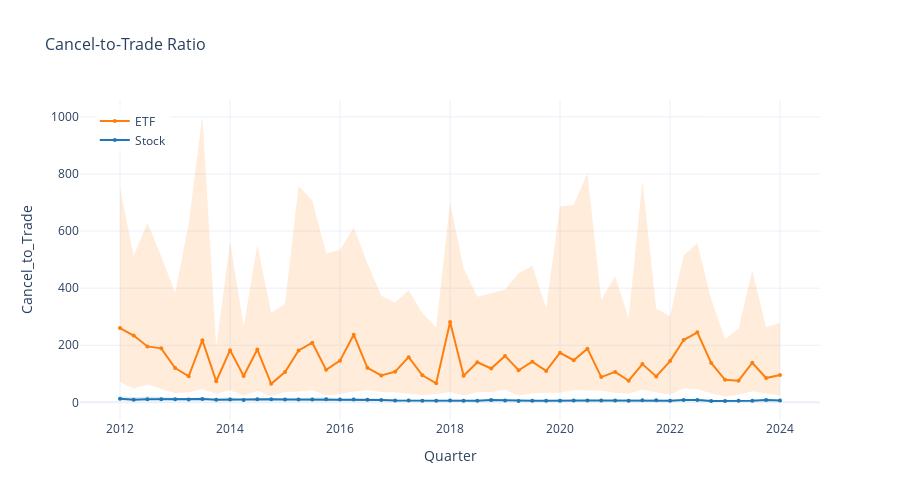

Write notebook code for a chart like this one.
### Code cell
# Visualization 3: Cancel-to-Trade Ratio Over Time
fig3 = create_comparison_plot(
    desc_cohort,
    "Cancel_to_Trade",
    title="Cancel-to-Trade Ratio",
    save_path=os.path.join(OUT_FIG_DIR, "key_viz_3_cancel_to_trade.html")
)

if fig3:
    fig3.show()
